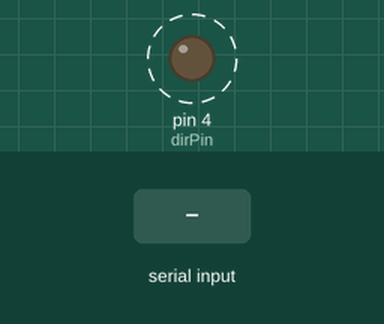
Recording of a sketch running on a simulated Arduino Uno, built with avr-gcc and run on an emulated ATmega328P. On the bench: output pins drawn as LEDs (lit = HIGH). Dashed ring = blinking. The test bench sets the inputs (shaded band). What the sketch prints to the serial monitor is not drawn.

Above: at 1.2 s.
1.3 s: "1" received over the second serial link
Timing chart, 0 to 10.3 s (numbered marks = the images above; inputs shaded):
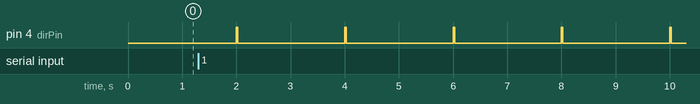

The sketch:

rs485_arduino_uno.ino
```cpp
#include <SoftwareSerial.h> // Use have to install SoftwareSerial library first https://www.arduino.cc/en/Tutorial/SoftwareSerialExample
static const int RXPin = 8, TXPin = 9;
SoftwareSerial RS485_Serial(RXPin, TXPin); // Use SoftwareSerial

const byte dirPin = 4; // For control direction (Logic High for send data , Logic Low for receive data)

void setup() {
  Serial.begin(9600);
  RS485_Serial.begin(9600);
  pinMode(dirPin, OUTPUT);
  digitalWrite(dirPin,LOW);
}

unsigned long previousMillis = 0;
const long interval = 2000;

void loop() {
  if (RS485_Serial.available()) {
    Serial.write(RS485_Serial.read());
  }

  unsigned long currentMillis = millis();
  if (currentMillis - previousMillis >= interval) {
    previousMillis = currentMillis;

    // SEND //
    digitalWrite(dirPin,HIGH);
    delay(10);
    RS485_Serial.write(" Data");
    RS485_Serial.write(0x0a);

    // TO Recieved //
    delay(10);
    digitalWrite(dirPin,LOW);
  }
}
```

Measured:
- by itself, pin 4 (dirPin): alternates HIGH for 0.03 s and LOW for 2.0 s
